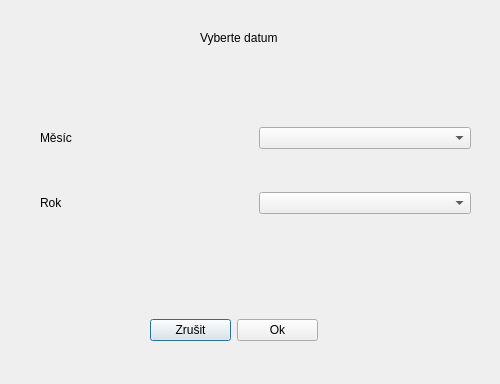
<?xml version="1.0" encoding="UTF-8"?>
<ui version="4.0">
 <class>choiceDate</class>
 <widget class="QDialog" name="choiceDate">
  <property name="geometry">
   <rect>
    <x>0</x>
    <y>0</y>
    <width>500</width>
    <height>384</height>
   </rect>
  </property>
  <property name="windowTitle">
   <string>Dialog</string>
  </property>
  <widget class="QWidget" name="horizontalLayoutWidget">
   <property name="geometry">
    <rect>
     <x>150</x>
     <y>290</y>
     <width>168</width>
     <height>80</height>
    </rect>
   </property>
   <layout class="QHBoxLayout" name="horizontalLayout">
    <item>
     <widget class="QPushButton" name="cancelBtn">
      <property name="text">
       <string>Zrušit</string>
      </property>
     </widget>
    </item>
    <item>
     <widget class="QPushButton" name="okBtn">
      <property name="text">
       <string>Ok</string>
      </property>
     </widget>
    </item>
   </layout>
  </widget>
  <widget class="QLabel" name="label">
   <property name="geometry">
    <rect>
     <x>200</x>
     <y>30</y>
     <width>101</width>
     <height>16</height>
    </rect>
   </property>
   <property name="text">
    <string>Vyberte datum</string>
   </property>
  </widget>
  <widget class="QWidget" name="verticalLayoutWidget">
   <property name="geometry">
    <rect>
     <x>40</x>
     <y>90</y>
     <width>431</width>
     <height>161</height>
    </rect>
   </property>
   <layout class="QVBoxLayout" name="verticalLayout">
    <item>
     <layout class="QHBoxLayout" name="horizontalLayout_3">
      <item>
       <widget class="QLabel" name="label_3">
        <property name="text">
         <string>Měsíc</string>
        </property>
       </widget>
      </item>
      <item>
       <widget class="QComboBox" name="month"/>
      </item>
     </layout>
    </item>
    <item>
     <layout class="QHBoxLayout" name="horizontalLayout_2">
      <item>
       <widget class="QLabel" name="label_2">
        <property name="text">
         <string>Rok</string>
        </property>
       </widget>
      </item>
      <item>
       <widget class="QComboBox" name="year"/>
      </item>
     </layout>
    </item>
   </layout>
  </widget>
 </widget>
 <resources/>
 <connections/>
</ui>
